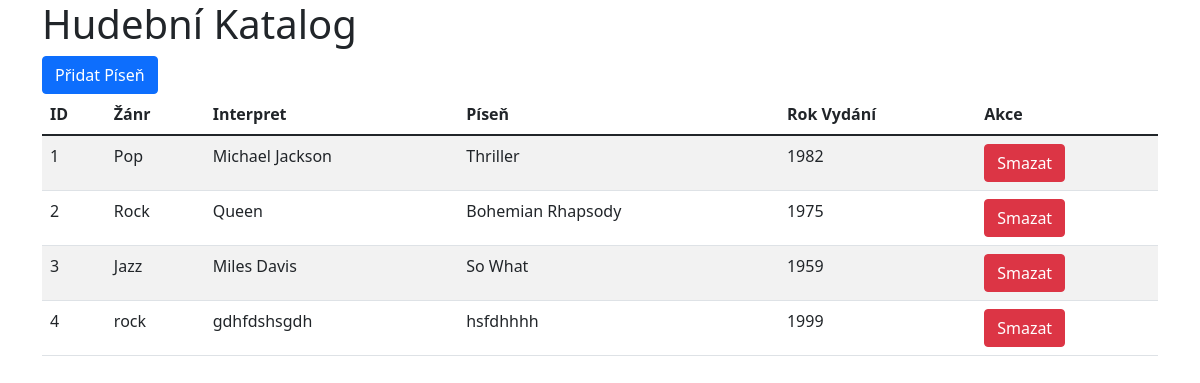
The page / on the database its author committed.
### app.py (models this page shows)
class Song(db.Model):
    id = db.Column(db.Integer, primary_key=True)
    genre = db.Column(db.String(50), nullable=False)
    artist = db.Column(db.String(50), nullable=False)
    title = db.Column(db.String(50), nullable=False)
    year = db.Column(db.Integer, nullable=False)

### app.py (the view)
@app.route('/')
def index():
    songs = Song.query.all()
    return render_template('index.html', songs=songs)

### templates/index.html (shortened to what this page needs)
<!DOCTYPE html>
<html lang="en">
<head>
    <link href="https://cdn.jsdelivr.net/npm/bootstrap@5.1.3/dist/css/bootstrap.min.css" rel="stylesheet">
</head>
<body>
    <div class="container">
        <h1>Hudební Katalog</h1>
        <a href="{{ url_for('add') }}" class="btn btn-primary">Přidat Píseň</a>
        <table class="table table-striped">
            <thead>
                <tr>
                    <th>ID</th>
                    <th>Žánr</th>
                    <th>Interpret</th>
                    <th>Píseň</th>
                    <th>Rok Vydání</th>
                    <th>Akce</th>
                </tr>
            </thead>
            <tbody>
                {% for song in songs %}
                <tr>
                    <td>{{ song.id }}</td>
                    <td>{{ song.genre }}</td>
                    <td>{{ song.artist }}</td>
                    <td>{{ song.title }}</td>
                    <td>{{ song.year }}</td>
                    <td>
                        <a href="{{ url_for('delete', id=song.id) }}" class="btn btn-danger">Smazat</a>
                    </td>
                </tr>
                {% endfor %}
            </tbody>
        </table>
    </div>
</body>
</html>

### rows shown on the page
Song: id "1", genre "Pop", artist "Michael Jackson", title "Thriller", year "1982"
Song: id "2", genre "Rock", artist "Queen", title "Bohemian Rhapsody", year "1975"
Song: id "3", genre "Jazz", artist "Miles Davis", title "So What", year "1959"
Song: id "4", genre "rock", artist "gdhfdshsgdh", title "hsfdhhhh", year "1999"
